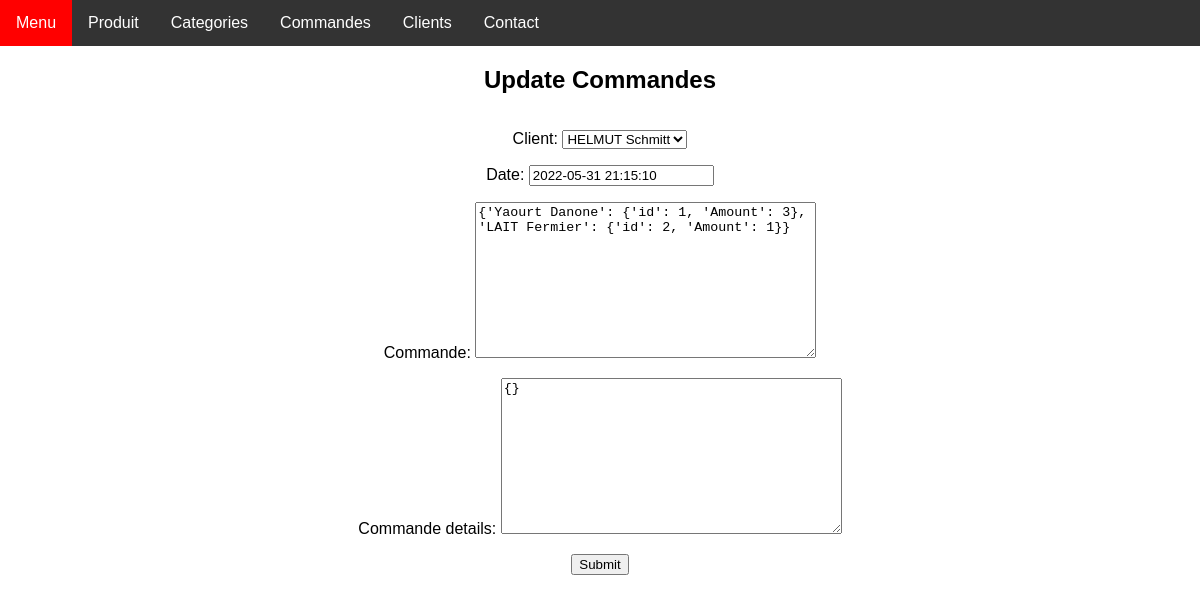
Screenshot of /employer/commandes/update/1/ with the database file from the repository.
### employer/models.py (models this page shows, shortened)
class Commandes(models.Model):
    client = models.ForeignKey(Clients,on_delete=models.CASCADE)
    date = models.DateTimeField()
    commande = models.TextField(null=True)
    commande_details = models.TextField(null=True)

### employer/views/commandes/commandes_update.py (the view)
# urls.py: path('commandes/update/<int:pk>/', CommandesUpdateView.as_view(), name='commandes_update'),
class CommandesUpdateView(UpdateView):
    model = Commandes
    fields = '__all__'
    template_name = "commandes/commandes_update.html"
    success_url = reverse_lazy('commandes_list')

### employer/models.py (called while the page is built)
    def __str__(self) -> str:
        return str(str(self.prenom).upper()+" " +str(self.nom))

### employer/templates/commandes/commandes_update.html (shortened to what this page needs)
{% extends "main.html" %}
{% block content %}
<h2 class="form-title">Update Commandes</h2>
<form method="post">
    {{ form.as_p }}
    <input type="submit" value="Submit" />
</form>
{% endblock %}

### employer/static/css/main.css (style rules this page uses)
body { font-family: Arial, Helvetica, sans-serif; margin: 0; }

### rows the page displays
Commandes: client "HELMUT Schmitt", date "2022-05-31 21:15:10", commande "{'Yaourt Danone': {'id': 1, 'Amount': 3}, 'LAIT Fermier': {'id': 2, 'Amount': 1}}", commande_details "{}"
